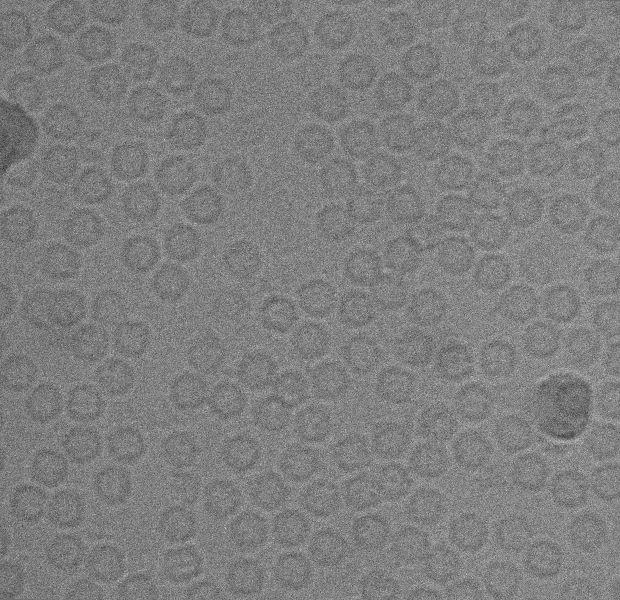
%> input picture APFIRITIN DATASET/May08_03.05.02.bin_avg.png, 1240 x 1200 px (shown at 1/2 size)
$ octave FullyAutoCryo_Picker_Demo_Final.m   (GNU Octave 9; MATLAB toolbox functions it lacks are replaced by stand-ins)
%> lines starting %> are read from the running program, lines starting %| are printed output that depends on the picture; in (x1, y1, x2, y2) boxes, pixels count from 0 and x2, y2 are one past the last pixel; in counts of white or black regions, pixels touching at a corner belong together; the program's own positions count from 1
### Component 1 Fully Automated Training Particle Picking-Selection based Unsupervised Learning Approach/SuperCryoEMPicker/Our_Clustering1.m
function [cluster_image] = Our_Clustering1(im,opt)
%UNTITLED Summary of this function goes here
%   Detailed explanation goes here
% douple the image
img=double(im);
% im = imcomplement(im);
% figure;imshow(im);

[row,col,color_mp]= size(img);

% Convert the image from 2D to 1D image space...
img_vector = img(:);

% specify number of clusters
Clusters=5;

Cluster = cell(1,Clusters);
Cluster(:) = {zeros(size(img_vector,1),1);};

% Range
range = max(img_vector) - min(img_vector);

% Determine the # of steps
stepv = range/Clusters;
% Cluster initialization
K=stepv:stepv:max(img_vector);

for ii=1:size(img_vector,1)
    difference = abs(K-img_vector(ii));
    [y,ind]=min(difference);
    Cluster{ind}(ii)=img_vector(ii);
end

cluster_1=reshape(Cluster{1,1},[row col]);
C1=cluster_1;C1(cluster_1~=0)=1;
cluster_2=reshape(Cluster{1,2},[row col]);
C2=cluster_2;C2(cluster_2~=0)=2;
cluster_3=reshape(Cluster{1,3},[row col]);
C3=cluster_3;C3(cluster_3~=0)=3;
cluster_4=reshape(Cluster{1,4},[row col]);
C4=cluster_4;C4(cluster_4~=0)=4;
cluster_5=reshape(Cluster{1,5},[row col]);
C4=cluster_5;C5(cluster_5~=0)=5;
%
figure;suptitle('Clustering using Our Clustering');
subplot 221; imshow(C1);title('Cluster #1');
subplot 222; imshow(C2);title('Cluster #2');
subplot 223; imshow(C3);title('Cluster #3');
subplot 224; imshow(C4);title('Cluster #4');
%%
if opt==1
    figure; imshow(C1);title('Cryo-EM Binary Mask Image');
    imwrite(C1,'Our_clustering_before_cleaning.png');
    cluster1=bwareaopen(C1,500);
    binIM=cluster1;
    SE=strel('disk',1);
    cluster2=imerode(binIM,SE);
    k=imfill(cluster2,'holes');
    BW = imclose(k,SE);
    cluster3=bwareaopen(BW,500);
    cluster3=imdilate(cluster3,SE);
    figure; imshow(cluster3);title('Cleaned Cryo-EM Binary Mask Image');
    cluster3=imfill(cluster3,'holes');
    cluster_image=cluster3;
else
    figure; imshow(C4);title('Cryo-EM Binary Mask Image');
    imwrite(C4,'Our_clustering_before_cleaning.png');
    % cluster1=bwareaopen(C1,500);
    cluster1=bwareaopen(C4,10);
    binIM=cluster1;
    SE=strel('disk',1);
    cluster2=imerode(binIM,SE);
    k=imfill(cluster2,'holes');
    BW = imclose(k,SE);
    % cluster3=bwareaopen(BW,1500);
    cluster3=bwareaopen(BW,10);
    cluster3=imdilate(cluster3,SE);
    figure; imshow(cluster3);title('Cleaned Cryo-EM Binary Mask Image');
    cluster3=imfill(cluster3,'holes');
    cluster_image=cluster3;
end
end

### Component 1 Fully Automated Training Particle Picking-Selection based Unsupervised Learning Approach/SuperCryoEMPicker/K_means_Clustering1.m
function [cluster_image] = K_means_Clustering_B(img,opt)
%UNTITLED2 Summary of this function goes here
%   Detailed explanation goes here
 % specify number of clusters
    ab = double(img);
    nrows = size(ab,1);
    ncols = size(ab,2);
    ab = reshape(ab,nrows*ncols,1);

    nColors = 4;
    % repeat the clustering 3 times to avoid local minima
    [cluster_idx, cluster_center] = kmeans(ab,nColors,'distance','sqEuclidean', 'Replicates', 3);

    pixel_labels = reshape(cluster_idx,nrows,ncols);
    imshow(pixel_labels,[]);

    % Sort the Clusters
    Ckm1=pixel_labels;Ckm1(pixel_labels~=1)=0;
    Ckm2=pixel_labels;Ckm2(pixel_labels~=2)=0;
    Ckm3=pixel_labels;Ckm3(pixel_labels~=3)=0;
    Ckm4=pixel_labels;Ckm4(pixel_labels~=4)=0;

    figure;suptitle('Clustering using K-means');
    subplot 221; imshow(Ckm1);title('Cluster #1');
    subplot 222; imshow(Ckm2);title('Cluster #2');
    subplot 223; imshow(Ckm3);title('Cluster #3');
    subplot 224; imshow(Ckm4);title('Cluster #4');
    disp(' ');
    clc;
    disp('_________________________________________________________');
    disp('                                                         ');
    disp('   S  E  G  M  E  N  T  A  T  I  O  N   -  S  T  E  P    ');
    disp('              U S I N G   K - M E A N S                  ');
    disp('_________________________________________________________');
    disp(' ');
    sel=input('Select Propoer Cluster #:" ');
    %
    if sel==1
        cluster=Ckm1;
    elseif sel==2
        cluster=Ckm2;
    elseif sel==3
        cluster=Ckm3;
    else
        cluster=Ckm4;
    end
%
if opt==1
    figure; imshow(cluster);title('Cryo-EM Binary Mask Image');
    imwrite(cluster,'K-means_clustering_before_cleaning.png');
    cluster1=bwareaopen(cluster,500);
    binIM=cluster1;
    SE=strel('disk',1);
    cluster2=imerode(binIM,SE);
    k=imfill(cluster2,'holes');
    BW = imclose(k,SE);
    cluster3=bwareaopen(BW,500);
    cluster3=imdilate(cluster3,SE);
    cluster_image=cluster3;
else
    figure; imshow(cluster);title('Cryo-EM Binary Mask Image');
    imwrite(cluster,'K-means_clustering_before_cleaning.png');
    cluster1=bwareaopen(cluster,50);
    binIM=cluster1;
    SE=strel('disk',1);
    cluster2=imerode(binIM,SE);
    k=imfill(cluster2,'holes');
    BW = imclose(k,SE);
    cluster3=bwareaopen(BW,50);
    cluster3=imdilate(cluster3,SE);
    cluster_image=cluster3;
end

### Component 1 Fully Automated Training Particle Picking-Selection based Unsupervised Learning Approach/SuperCryoEMPicker/FCM_Clustering1.m
function [cluster_image] = FCM_Clustering_B(img,opt)
%UNTITLED2 Summary of this function goes here
%   Detailed explanation goes here
 % specify number of clusters
    clusterNum = 4;
    [ Unow, center, now_obj_fcn ] = FCMforImage( img, clusterNum );
    figure;
    subplot(2,2,1); imshow(img,[]);
    % [4 lines of commented-out code are left out]
    Ckfm1=imbinarize(Unow(:,:,1));
    Ckfm2=imbinarize(Unow(:,:,2));
    Ckfm3=imbinarize(Unow(:,:,3));
    Ckfm4=imbinarize(Unow(:,:,4));

    figure;suptitle('Clustering using FCM');
    subplot 221; imshow(Ckfm1);title('Cluster #1');
    subplot 222; imshow(Ckfm2);title('Cluster #2');
    subplot 223; imshow(Ckfm3);title('Cluster #3');
    subplot 224; imshow(Ckfm4);title('Cluster #4');
    %
    clc;
    disp('_________________________________________________________');
    disp('                                                         ');
    disp('   S  E  G  M  E  N  T  A  T  I  O  N   -  S  T  E  P    ');
    disp('                   U S I N G   F C M                     ');
    disp('_________________________________________________________');
    disp(' ');
    sel=input('Select Propoer Cluster #:" ');
    if sel==1
        cluster=Ckfm1;
    elseif sel==2
        cluster=Ckfm2;
    elseif sel==3
        cluster=Ckfm3;
    else
        cluster=Ckfm4;
    end

if opt==1
    figure; imshow(cluster);title('Cryo-EM Binary Mask Image');
    imwrite(cluster,'FCM_clustering_before_cleaning.png');
    cluster1=bwareaopen(cluster,500);
    binIM=cluster1;
    SE=strel('disk',1);
    cluster2=imerode(binIM,SE);
    k=imfill(cluster2,'holes');
    BW = imclose(k,SE);
    cluster3=bwareaopen(BW,500);
    cluster3=imdilate(cluster3,SE);
    cluster_image=cluster3;
else
    figure; imshow(cluster);title('Cryo-EM Binary Mask Image');
    imwrite(cluster,'FCM_clustering_before_cleaning.png');
    cluster1=bwareaopen(cluster,50);
    binIM=cluster1;
    SE=strel('disk',1);
    cluster2=imerode(binIM,SE);
    k=imfill(cluster2,'holes');
    BW = imclose(k,SE);
    cluster3=bwareaopen(BW,50);
    cluster3=imdilate(cluster3,SE);
    cluster_image=cluster3;
end
end

### Component 1 Fully Automated Training Particle Picking-Selection based Unsupervised Learning Approach/SuperCryoEMPicker/FullyAutoCryo_Picker_Demo_Final.m
clc; close all; clear all;

[img,path]=uigetfile('*.tif','Select any cryo-EM Image...');
%> the answer given: ../../APFIRITIN DATASET/May08_03.05.02.bin_avg.png
% open the directory box
str=strcat(path,img);

% read the MRI image from the spesific directory
originalImage1=imread(str);
%> originalImage1 is the input picture: size 1200x1240 uint16; min 0, max 65535, mean 32767.2
% originalImage1=rgb2gray(originalImage1);
originalImage2=originalImage1;
cryo_EM_image = imresize(originalImage2,.5);
originalImage = imresize(originalImage1,.5);
% originalImage=rgb2gray(originalImage);originalImage = imresize(originalImage,.5);
imwrite(originalImage,'originalImage.png');
figure;imshow(originalImage); title('Original Cryo-Image');
figure; imhist(originalImage);title('Histogram of the Original Cryo-Image');
% orginal_I = imcrop(originalImage,[1858.09297218155 202.901171303075 158.922401171303 137.932650073207]);
% imwrite(orginal_I,'originalImage_cropped.png');
%
%% Pre-processing Part
% Image normalization...
z=mat2gray(originalImage);
figure;imshow(z);title('Normalized cryo-EM Image')
figure; imhist(z);title('Histogram of the Cryo-Image');
imwrite(z,'Normalized.png');
% Normalized_I = imcrop(z,[1858.09297218155 202.901171303075 158.922401171303 137.932650073207]);
% imwrite(Normalized_I,'Normalized_cropped.png');

% Contrast Enhancement Correction
Inormalized=z;
limit=stretchlim(Inormalized);
%> limit = [0.3; 0.735]
CEC_Image_Adjusment=imadjust(Inormalized,[limit(1) limit(2)]);
figure;imshow(CEC_Image_Adjusment);title('CEC Image Adjusment')
figure; imhist(CEC_Image_Adjusment);title('Histogram of the Cryo-Image');
imwrite(CEC_Image_Adjusment,'CEC.png');
% CEC_Image_Adjusment_I = imcrop(CEC_Image_Adjusment,[1858.09297218155 202.901171303075 158.922401171303 137.932650073207]);
% imwrite(CEC_Image_Adjusment_I,'CEC_cropped.png');

% Hostogram Equalization
Cryo_EM_Histogram_Equalization = histeq(CEC_Image_Adjusment);
figure; imshow(Cryo_EM_Histogram_Equalization); title('Cryo-EM Histogram Equalization');
figure; imhist(Cryo_EM_Histogram_Equalization);title('Histogram of the Cryo-Image');
imwrite(Cryo_EM_Histogram_Equalization,'HE.png');
% Cryo_EM_Histogram_Equalization_I = imcrop(Cryo_EM_Histogram_Equalization,[1858.09297218155 202.901171303075 158.922401171303 137.932650073207]);
% imwrite(Cryo_EM_Histogram_Equalization_I,'HE_cropped.png');

% Cryo-EM Restoration
Cryo_EM_Restoration = wiener2(Cryo_EM_Histogram_Equalization,[5 5]);
figure; imshow(Cryo_EM_Restoration); title('Cryo-EM Restoration');
figure; imhist(Cryo_EM_Restoration);title('Histogram of the Restored Cryo-Image');
imwrite(Cryo_EM_Restoration,'Restored.png');
% Cryo_EM_Restoration_I = imcrop(Cryo_EM_Restoration,[1858.09297218155 202.901171303075 158.922401171303 137.932650073207]);
% imwrite(Cryo_EM_Restoration_I,'Restored_cropped.png');

% Adaptive Histogram Equlaizer Cryo-Image
Adaptive_Histogram_Equlaizer = histeq(Cryo_EM_Restoration);
Adaptive_Histogram_Equlaizer=adapthisteq(Adaptive_Histogram_Equlaizer,'clipLimit',.02,'Distribution','rayleigh');
Adaptive_Histogram_Equlaizer=adapthisteq(Adaptive_Histogram_Equlaizer,'clipLimit',.99,'Distribution','rayleigh');
figure;imshow(Adaptive_Histogram_Equlaizer);title('Adaptive Cryo-EM Histo-Equal.')
figure; imhist(Adaptive_Histogram_Equlaizer);title('Histogram of the Adaptive Cryo-EM Histo-Equal.');
imwrite(Adaptive_Histogram_Equlaizer,'Adaptive_Histogram_Equlaizer.png');
% Adaptive_Histogram_Equlaizer_I = imcrop(Adaptive_Histogram_Equlaizer,[1858.09297218155 202.901171303075 158.922401171303 137.932650073207]);
% imwrite(Adaptive_Histogram_Equlaizer_I,'Adaptive_Histogram_Equlaizer_cropped.png');

% Gaudided Filtering
Gaudided_Filtering=imguidedfilter(Adaptive_Histogram_Equlaizer);
Gaudided_Filtering=imguidedfilter(Gaudided_Filtering);
Gaudided_Filtering=imguidedfilter(Gaudided_Filtering);
Gaudided_Filtering=imguidedfilter(Gaudided_Filtering);
Gaudided_Filtering=imadjust(Gaudided_Filtering);
figure;imshow(Gaudided_Filtering);title('Gaudided Filtering')
figure; imhist(Gaudided_Filtering);title('Histogram of the Gaudided Filtering');
imwrite(Gaudided_Filtering,'Gaudided.png');
% Gaudided_Filtering_I = imcrop(Gaudided_Filtering,[1858.09297218155 202.901171303075 158.922401171303 137.932650073207]);
% imwrite(Gaudided_Filtering_I,'Gaudided_Filtering_cropped.png');

% Morphological Image Operation
Morphological_Image=imopen(Gaudided_Filtering,strel('disk',3));
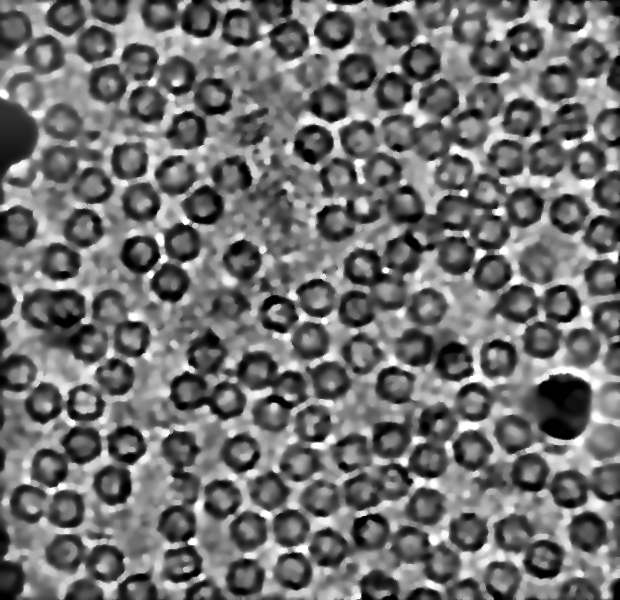
%> Morphological_Image: size 600x620 double; min 0, max 1, mean 0.442
Morphological_Image=imopen(Morphological_Image,strel('disk',1));
Morphological_Image=imopen(Morphological_Image,strel('disk',1));
Morphological_Image=imopen(Morphological_Image,strel('disk',1));
Morphological_Image=imopen(Morphological_Image,strel('disk',1));
figure;imshow(Morphological_Image);title('Morphological Image Operation')
figure; imhist(Morphological_Image);title('Histogram of Morphological Image Operation');
imwrite(Morphological_Image,'Morphological.png');
% Morphological_Image_I = imcrop(Morphological_Image,[1858.09297218155 202.901171303075 158.922401171303 137.932650073207]);
% imwrite(Morphological_Image_I,'Morphological_cropped.png');

%% ICB Clustering ....... (Partricles Clustering Stage)
tic;
[cluster_ICB] = Our_Clustering1(Morphological_Image,1);
%> in Our_Clustering1, `range = max(img_vector) - min(img_vector);`: range = 1
%> in Our_Clustering1, `stepv = range/Clusters;`: stepv = 0.2
%> in Our_Clustering1, `K=stepv:stepv:max(img_vector);`: K = [0.2 0.4 0.6 0.8 1]
%> the loop in Our_Clustering1, `for ii=1:size(img_vector,1)` made 372000 passes
%> (difference, y, ind) on passes 1 to 3: ([0.263 0.0634 0.137 0.337 0.537], 0.0634, 2), ([0.275 0.0755 0.125 0.325 0.525], 0.0755, 2), ([0.294 0.0941 0.106 0.306 0.506], 0.0941, 2)
%> after the loop in Our_Clustering1, `for ii=1:size(img_vector,1)`: Cluster = 5 items
%> in Our_Clustering1, `C1(cluster_1~=0)=1`:
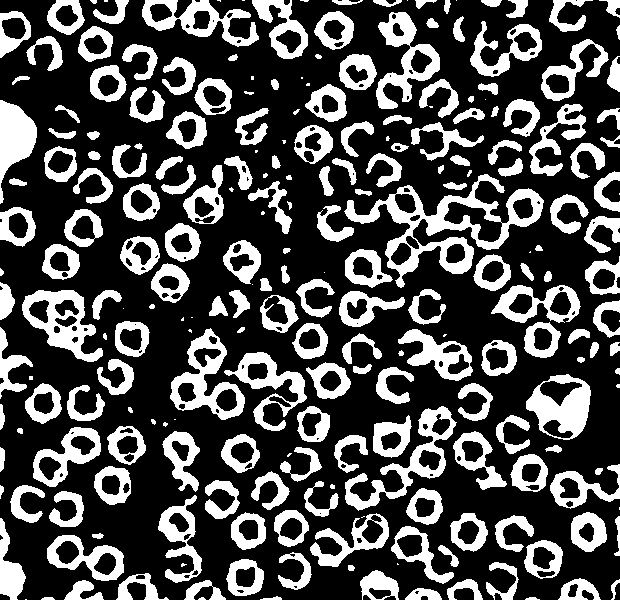
%> C1: size 600x620 double; values 0 (black) and 1 (white), 30% white; 238 white regions (38 under 20 px), largest, box (x1, y1, x2, y2) and area: (344, 174, 544, 288) 5623, (345, 406, 457, 511) 2558, (170, 328, 245, 420) 2452
%> in Our_Clustering1, `C4(cluster_4~=0)=4`:
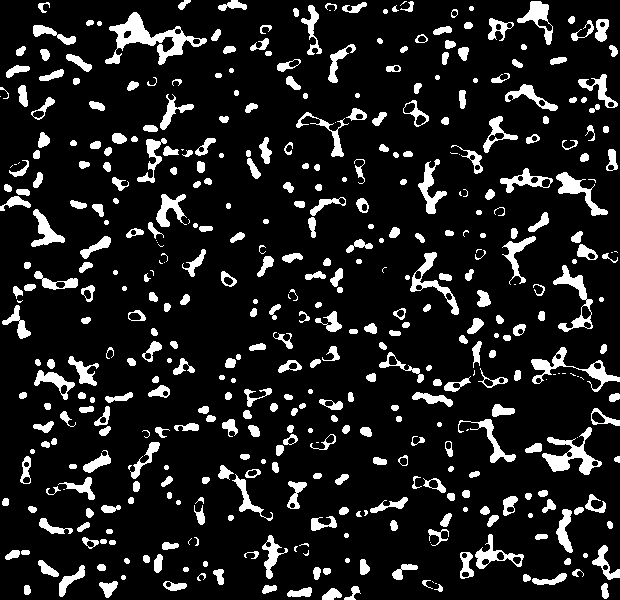
%> C4: size 600x620 double; values 0 (black) and 4 (white), 12.3% white; 457 white regions (51 under 20 px), largest, box (x1, y1, x2, y2) and area: (105, 12, 207, 65) 1636, (542, 427, 602, 475) 988, (531, 347, 620, 392) 863
imwrite(cluster_ICB,'ICB_clustering.png');
time1=toc;
fprintf(' Time consuming for Particle Detection using ICB Approach is : %f\n', time1);
pause;
%
%
cluster_ICB2 =cluster_ICB;
imwrite(cluster_ICB2,'ICB_clustering_after_cleaning.png');
%
f=cluster_ICB2;
cluster2=bwareaopen(f,0);
SE1=strel('disk',1);
cluster3=imerode(cluster2,SE1);
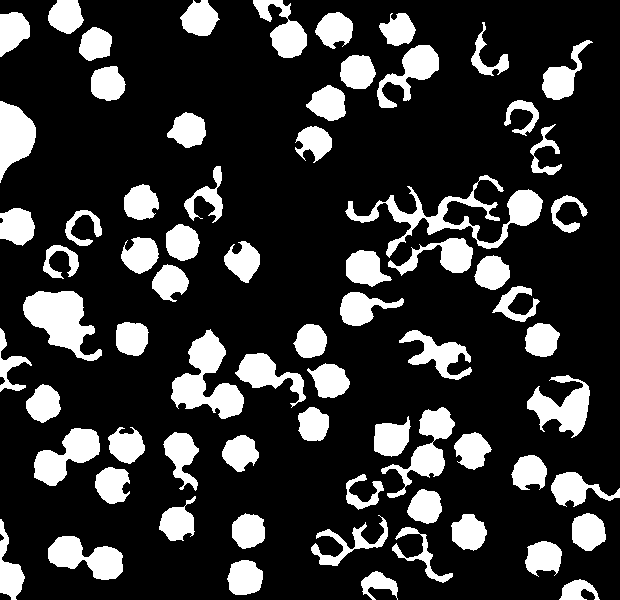
%> cluster3: size 600x620 logical; 20.5% white; 70 white regions
SE2=strel('disk',1);
cluster4=imdilate(cluster3,SE2);
figure;imshow(cluster4);title('ICB Clustering After Cleaning');
%
cell_str1=regionprops(cluster4,'All');
%> cell_str1 = 69 regions; largest, box (x1, y1, x2, y2), Area, Centroid, MajorAxisLength, MinorAxisLength and Eccentricity: (344, 174, 544, 277) 6103 [453.5 225.8] 198 90.81 0.889, (170, 328, 245, 420) 3368 [207.6 380.9] 93.3 68.79 0.676, (22, 290, 103, 362) 3197 [61.6 320.9] 88.44 52.56 0.804
cell_tbl1=struct2table(cell_str1);
%> cell_tbl1 has the same summary as cell_str1
p1=prctile(cell_tbl1.FilledArea,[30 100]);
%> p1 = [1011.6 6103]
idxLowCounts1 = cell_tbl1.FilledArea >= p1(1);
%> idxLowCounts1 = 69 logical values, 48 true
cell_small1 = cell_tbl1(idxLowCounts1,:);
%> cell_small1 = 48 regions; largest, box (x1, y1, x2, y2), Area, Centroid, MajorAxisLength, MinorAxisLength and Eccentricity: (344, 174, 544, 277) 6103 [453.5 225.8] 198 90.81 0.889, (170, 328, 245, 420) 3368 [207.6 380.9] 93.3 68.79 0.676, (22, 290, 103, 362) 3197 [61.6 320.9] 88.44 52.56 0.804
cell_BB1=cell_small1.Centroid;
%> cell_BB1 = 48 rows, first 12: [13.68 31.74; 15.49 136.6; 17.87 226.8; 10.06 570; 61.62 320.9; 44.46 404.4; 67.18 456.3; 86.93 558.4; 108.2 84.3; 113 485.4; 127 446.1; 132.3 338.9]
figure, imshow(cryo_EM_image);title('AutoCryoPicker:Fully Automated Single Particle Picking in Cryo-EM Images (ICB)');
% Ilabel = bwlabel(cell_small1);
%         stat = regionprops(cell_small1,'centroid');
for k = 1: length(cell_BB1)
    x1=round(cell_BB1(k,1));
    x2=round(cell_BB1(k,2));
  rectangle('Position', [x1-75 x2-75 150 150],...
  'EdgeColor','g','LineWidth',1 )
end
%> this loop made 48 passes
%> (x1, x2) on passes 1 to 8: (14, 32), (15, 137), (18, 227), (10, 570), (62, 321), (44, 404), (67, 456), (87, 558)
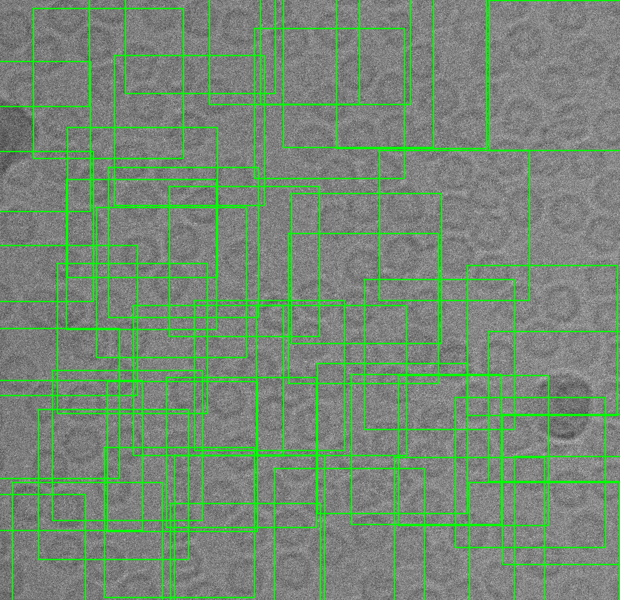
%> figure redrawn from the program's plot data; its title reads 'AutoCryoPicker:Fully Automated Single Particle Picking in Cryo-EM Images (ICB)'

%% K-means Clustering...... (Partricles Clustering Stage)
tic;
[cluster_Kmeans] = K_means_Clustering1(Morphological_Image,1);
%> in K_means_Clustering_B, `[cluster_idx, cluster_center] = kmeans(ab,nColors,'distance','sqEuclid..`: cluster_center = [0.788; 0.149; 0.565; 0.361]
%> in K_means_Clustering_B, `pixel_labels = reshape(cluster_idx,nrows,ncols);`:
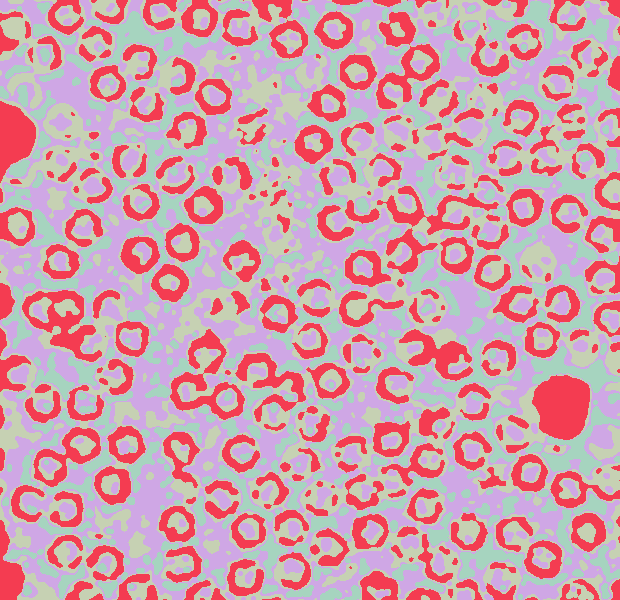
%> pixel_labels: size 600x620 double; 4 distinct labels, from 1 to 4; one colour per label, 0 black
%> in K_means_Clustering_B, `Ckm4(pixel_labels~=4)=0`:
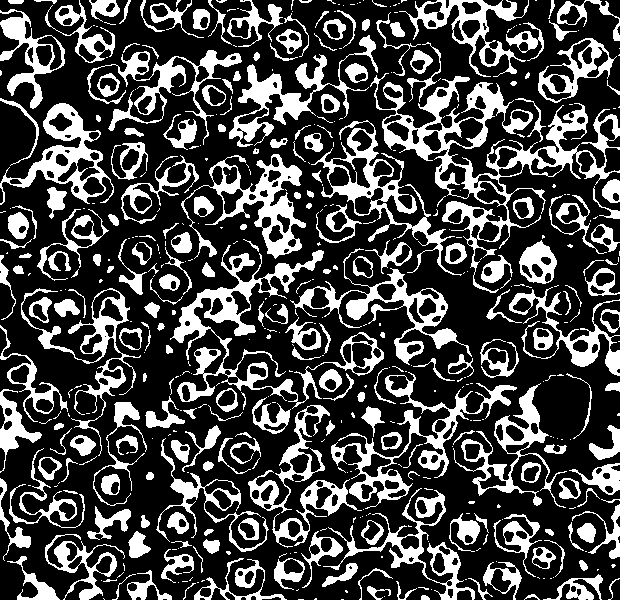
%> Ckm4: size 600x620 double; values 0 (black) and 4 (white), 27.7% white; 477 white regions (245 under 20 px), largest, box (x1, y1, x2, y2) and area: (370, 73, 620, 293) 9132, (170, 245, 384, 409) 5804, (331, 372, 517, 509) 3859
%> the answer given: 1
time2=toc;
fprintf(' Time consuming for Particle Detection using K-means is : %f\n', time2);
pause;
%
cluster_Kmeans2 =cluster_Kmeans;
figure;imshow(cluster_Kmeans2);title('K-means Clustering After Cleaning');
imwrite(cluster_Kmeans2,'k-means_clustering_after_cleaning.png');
%
f=cluster_Kmeans2;
cluster2=bwareaopen(f,0);
SE1=strel('disk',1);
cluster3=imerode(cluster2,SE1);
SE2=strel('disk',1);
cluster4=imdilate(cluster3,SE2);
figure;imshow(cluster4);title('K-means Clustering After Cleaning');
%
cell_str1=regionprops(cluster4,'All');
%> cell_str1 = 14 regions; largest, box (x1, y1, x2, y2), Area, Centroid, MajorAxisLength, MinorAxisLength and Eccentricity: (103, 11, 209, 65) 2023 [151.6 40] 102.7 43.71 0.905, (541, 406, 620, 476) 1533 [579.2 447.7] 89.12 48.03 0.842, (531, 346, 620, 393) 1466 [572.7 371.4] 99.88 31.61 0.949
cell_tbl1=struct2table(cell_str1);
%> cell_tbl1 has the same summary as cell_str1
p1=prctile(cell_tbl1.FilledArea,[30 100]);
%> p1 = [817.5 2023]
idxLowCounts1 = cell_tbl1.FilledArea >= p1(1);
%> idxLowCounts1 = [true; true; true; true; false; true; true; true; false; true; true; true; false; false]
cell_small1 = cell_tbl1(idxLowCounts1,:);
%> cell_small1 = 10 regions; largest, box (x1, y1, x2, y2), Area, Centroid, MajorAxisLength, MinorAxisLength and Eccentricity: (103, 11, 209, 65) 2023 [151.6 40] 102.7 43.71 0.905, (541, 406, 620, 476) 1533 [579.2 447.7] 89.12 48.03 0.842, (531, 346, 620, 393) 1466 [572.7 371.4] 99.88 31.61 0.949
cell_BB1=cell_small1.Centroid;
%> cell_BB1 = [151.6 39.99; 169.1 155.3; 334.2 126.8; 434.8 282.6; 472.5 375.7; 487.1 559.1; 521.3 248.4; 572.7 371.4; 579.2 447.7; 577.1 301]
figure, imshow(cryo_EM_image);title('AutoCryoPicker:Fully Automated Single Particle Picking in Cryo-EM Images (k-means)');
% Ilabel = bwlabel(cell_small1);
%         stat = regionprops(cell_small1,'centroid');
for k = 1: length(cell_BB1)
    x1=round(cell_BB1(k,1));
    x2=round(cell_BB1(k,2));
  rectangle('Position', [x1-62.5 x2-62.5 125 125],...
  'EdgeColor','b','LineWidth',1 )
end
%> this loop made 10 passes
%> (x1, x2) on passes 1 to 8: (152, 40), (169, 155), (334, 127), (435, 283), (473, 376), (487, 559), (521, 248), (573, 371)

%% FCM Cryo-EM image Clustering... (Partricles Clustering Stage)
tic;
[cluster_FCM] = FCM_Clustering1(Morphological_Image,1);
%> the run ends on the next line
